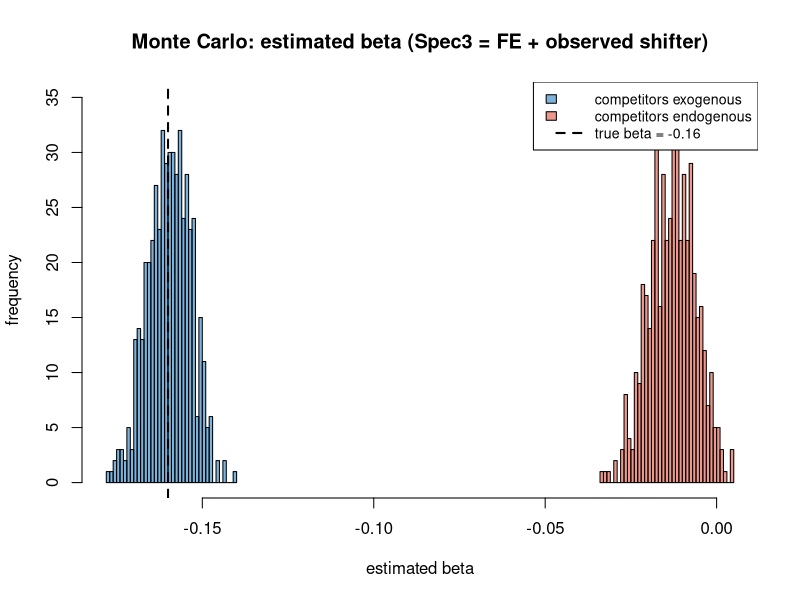

R code for this plot:
# ============================================================
#  R再現②: 粗利益率回帰の再現実験(店舗固定効果パネル回帰)
#  公取委「イオン×ツルハ 経済分析報告書」のモデルを合成データで再現。
#   margin_it = α_i + β・競合グループ数_it + 隣接業態 + 需要シフター
#               + 年効果 + 月効果 + ε_it     (真のβ = -0.16)
#  論点: (1)固定効果でβを回収できるか (2)競合数の「内生性」で推定がどう歪むか
#        (3)観測できる需要シフターを入れても、未観測の地域要因が残ると
#           依然バイアスが残る = 報告書が警告した内生性の本質。
#  ※base Rのみ・追加パッケージ不要。固定効果は within 変換で実装。
# ============================================================
set.seed(2026)
N <- 250; years <- 5; T <- years*12            # 250店 × 60期
beta_true <- -0.16
th_sm <- -0.03; th_hc <- -0.02; th_ds <- -0.05

# DGP: x=観測シフター(人口・高齢化率等), u=未観測の地域需要要因
make_panel <- function(endogenous=FALSE){
  store<-rep(1:N,each=T); period<-rep(1:T,times=N)
  yr<-((period-1)%/%12)+1; mo<-((period-1)%%12)+1
  alpha<-rnorm(N,20,1.5)[store]
  x <- rnorm(N,0,1)[store] + rnorm(N*T,0,0.5)   # 観測シフター(回帰に入れられる)
  u <- rnorm(N,0,1)[store] + rnorm(N*T,0,0.5)   # 未観測の地域需要(入れられない)
  gamma_y<-rnorm(years,0,0.5)[yr]; delta_m<-sin(2*pi*mo/12)*0.4
  if(!endogenous){
    ncomp<-rpois(N*T,3)                          # 外生
  } else {                                       # 内生: 需要・店舗質が高いほど参入
    ncomp<-rpois(N*T, pmax(0.2, 3 + 1.0*x + 1.0*u + 0.05*(alpha-20)))
  }
  SM<-rpois(N*T,5); HC<-rpois(N*T,1); DS<-rpois(N*T,2)
  margin<-alpha + beta_true*ncomp + th_sm*SM + th_hc*HC + th_ds*DS +
          2*x + 2*u + gamma_y + delta_m + rnorm(N*T,0,0.8)
  data.frame(store,period,margin,ncomp,SM,HC,DS,x,u)
}

# two-way within 変換 (均衡パネルで厳密): ỹ = y - 店舗平均 - 期平均 + 全体平均
demean2<-function(v,s,p) v-ave(v,s)-ave(v,p)+mean(v)
# 固定効果回帰 → ncomp 係数とロバスト(HC1風)SE
fe_fit<-function(d,xcols){
  yt<-demean2(d$margin,d$store,d$period)
  Xt<-as.matrix(sapply(xcols,function(c) demean2(d[[c]],d$store,d$period)))
  fit<-lm.fit(Xt,yt); b<-fit$coefficients; e<-fit$residuals
  XtXi<-solve(crossprod(Xt)); meat<-t(Xt)%*%(Xt*e^2)
  dof<-length(yt)-ncol(Xt)-((N-1)+(T-1))
  se<-sqrt(diag(XtXi%*%meat%*%XtXi*(length(yt)/dof)))
  c(beta=b[1], se=se[1])
}

## --- 4つの定式化を 外生/内生 で比較 ---
compare<-function(endo){
  d<-make_panel(endo)
  s1<-summary(lm(margin~ncomp,data=d))$coefficients["ncomp",1:2]   # プールドOLS
  s2<-fe_fit(d,c("ncomp","SM","HC","DS"))                          # FE
  s3<-fe_fit(d,c("ncomp","SM","HC","DS","x"))                      # FE+観測シフター(報告書の定式化)
  s4<-fe_fit(d,c("ncomp","SM","HC","DS","x","u"))                  # FE+観測+未観測(infeasibleなオラクル)
  m<-rbind(s1,s2,s3,s4); rownames(m)<-c(
    "Spec1 プールドOLS","Spec2 FE","Spec3 FE+観測シフター(報告書型)","Spec4 FE+未観測も統制(理想/不可能)")
  colnames(m)<-c("beta_hat","SE"); round(m,3)
}
cat("真のβ =",beta_true,"\n\n=== 競合数が【外生】の世界 ===\n"); print(compare(FALSE))
cat("\n=== 競合数が【内生】の世界(高需要・高利益率の市場ほど競合が参入) ===\n"); print(compare(TRUE))

## --- ダミー変数アプローチ(独占商圏=0社 基準の段階効果) ---
true_steps<-c("0"=0,"1"=-0.10,"2"=-0.30,"3"=-0.44,"4plus"=-0.67)  # 報告書2km商圏の値
N2<-N
dd<-local({
  store<-rep(1:N2,each=T); period<-rep(1:T,times=N2)
  alpha<-rnorm(N2,20,1.5)[store]
  cn<-sample(0:4,N2*T,TRUE,c(.15,.25,.25,.2,.15))
  lab<-factor(ifelse(cn>=4,"4plus",as.character(cn)),levels=names(true_steps))
  margin<-alpha+true_steps[as.character(lab)]+rnorm(N2*T,0,0.8)
  data.frame(store,period,margin,lab)
})
ydm<-demean2(dd$margin,dd$store,dd$period)
mmd<-apply(model.matrix(~lab,dd)[,-1,drop=FALSE],2,demean2,s=dd$store,p=dd$period)
est<-lm.fit(mmd,ydm)$coefficients
cat("\n=== ダミー変数アプローチ: 独占商圏(0社)基準の段階効果 ===\n")
print(data.frame(競合グループ数=c("1社","2社","3社","4社以上"),
                 真の効果=unname(true_steps[-1]),推定値=round(est,3)),row.names=FALSE)

## --- モンテカルロ: 報告書型Spec3のβ̂分布を 外生 vs 内生 で500回 ---
R<-500
mc<-function(endo) replicate(R, fe_fit(make_panel(endo),c("ncomp","SM","HC","DS","x"))["beta.ncomp"])
b_exo<-mc(FALSE); b_end<-mc(TRUE)
cat(sprintf("\n[モンテカルロ %d回, Spec3] 外生 平均β̂=%.3f / 内生 平均β̂=%.3f (真値=%.2f)\n",
            R,mean(b_exo),mean(b_end),beta_true))
png("margin_montecarlo.png",width=1000,height=600,res=120)
xr<-range(c(b_exo,b_end,beta_true)); h1<-hist(b_exo,30,plot=FALSE); h2<-hist(b_end,30,plot=FALSE)
plot(h1,col=rgb(0,0.4,0.7,0.5),xlim=xr,ylim=c(0,max(h1$counts,h2$counts)),
     main="Monte Carlo: estimated beta (Spec3 = FE + observed shifter)",
     xlab="estimated beta",ylab="frequency")
plot(h2,col=rgb(0.85,0.2,0.1,0.5),add=TRUE); abline(v=beta_true,lwd=2,lty=2)
legend("topright",c("competitors exogenous","competitors endogenous","true beta = -0.16"),
       fill=c(rgb(0,0.4,0.7,0.5),rgb(0.85,0.2,0.1,0.5),NA),border=c(1,1,NA),
       lty=c(NA,NA,2),lwd=c(NA,NA,2),bg="white",cex=0.85)
dev.off(); cat("図を margin_montecarlo.png に出力\n")
